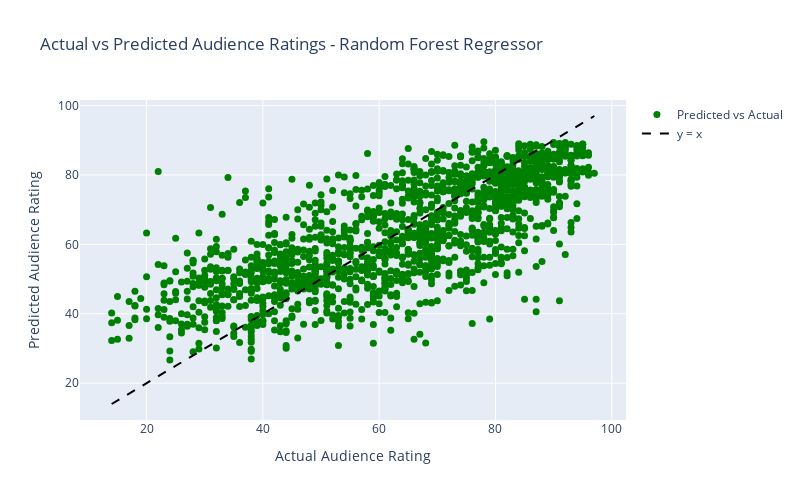

Here is the notebook cell this chart was saved with:
### Markdown cell above
3. Visualisation

### Code cell
fig_rfr = go.Figure()

fig_rfr.add_trace(go.Scatter(
    x=y_test,
    y=y_pred_rfr_best,
    mode='markers',
    name='Predicted vs Actual',
    marker=dict(color='green', size=7)
))

min_val = min(min(y_test), min(y_pred_rfr_best))
max_val = max(max(y_test), max(y_pred_rfr_best))
fig_rfr.add_trace(go.Scatter(
    x=[min_val, max_val],
    y=[min_val, max_val],
    mode='lines',
    name='y = x',
    line=dict(color='black', dash='dash')
))

fig_rfr.update_layout(
    title='Actual vs Predicted Audience Ratings - Random Forest Regressor',
    xaxis_title='Actual Audience Rating',
    yaxis_title='Predicted Audience Rating',
    width=800,
    height=500
)

fig_rfr.show()

### Figure 1 — Plotly figure (JSON) as saved in the notebook; plotly's stock layout.template omitted (floating-point values rounded to 4 significant figures; data arrays with more than 128 entries replaced by an {"elided": "..."} marker saying what was removed)
{"data": [{"marker": {"color": "green", "size": 7}, "mode": "markers", "name": "Predicted vs Actual", "type": "scatter", "x": {"elided": "1522 int values"}, "y": {"elided": "1522 float values"}}, {"line": {"color": "black", "dash": "dash"}, "mode": "lines", "name": "y = x", "type": "scatter", "x": [14, 97], "y": [14, 97]}], "layout": {"height": 500, "title": {"text": "Actual vs Predicted Audience Ratings - Random Forest Regressor"}, "width": 800, "xaxis": {"title": {"text": "Actual Audience Rating"}}, "yaxis": {"title": {"text": "Predicted Audience Rating"}}}}
